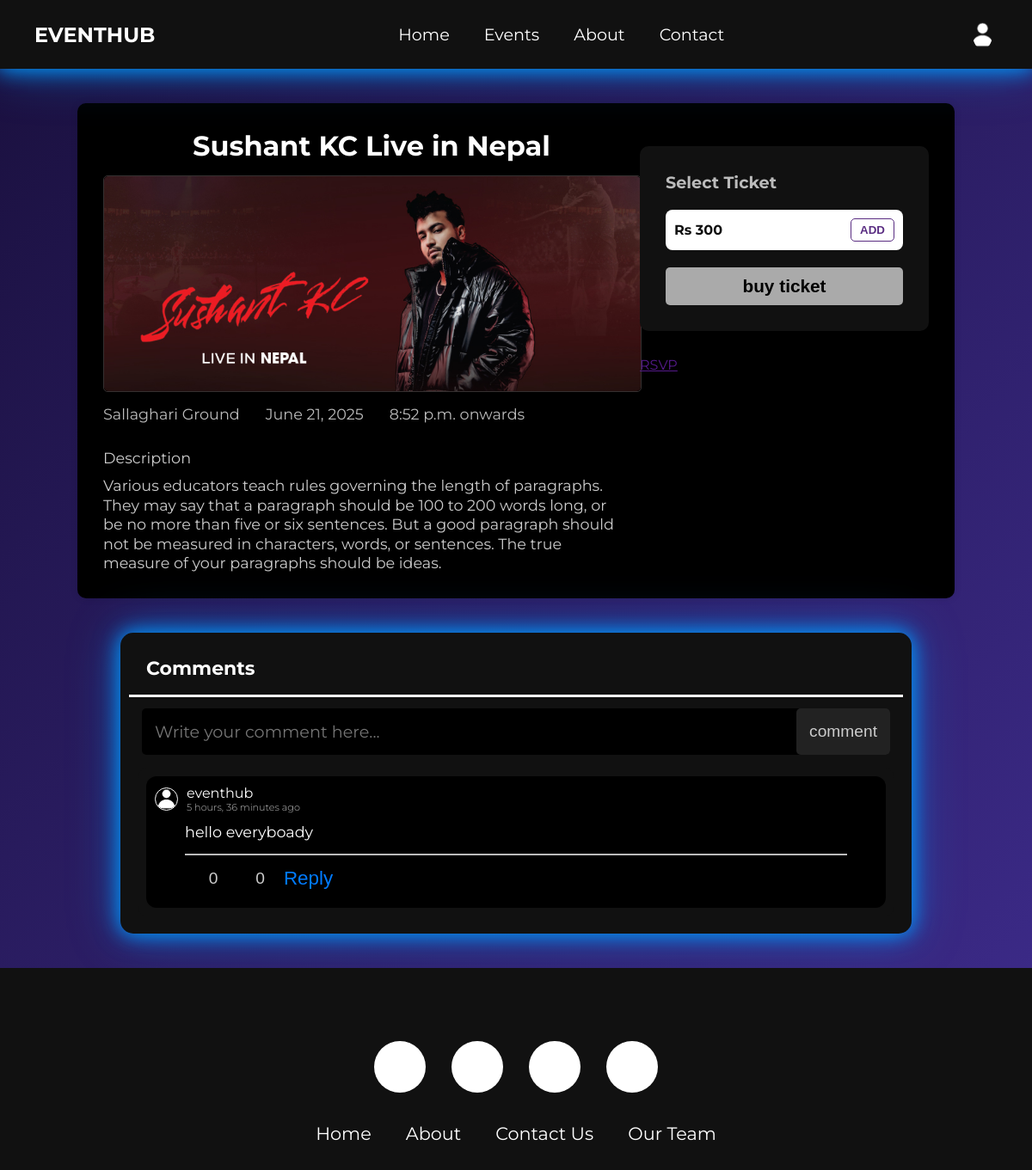
The app's page /events/detail/6/ (signed in) with its own data.
### eventhub_user/models.py (models this page shows, shortened)
class CustomUser(AbstractBaseUser, PermissionsMixin):
    ROLE_CHOICES = [
        ('organizer', 'Organizer'),
        ('attendee', 'Attendee'),
        ('admin','Admin')
    ]
    id = models.AutoField(primary_key=True)
    name = models.CharField(max_length=255)
    email = models.EmailField(unique=True)
    joined_at = models.DateField(auto_now_add=True)
    role = models.CharField(max_length=10, choices=ROLE_CHOICES, default='attendee')
    is_active = models.BooleanField(default=True)
    is_staff = models.BooleanField(default=False)
    profile_picture = models.ImageField(
        upload_to='user_images/',
        default='user_images/default.png',
        null=True,
        blank=True
    )
    groups = models.ManyToManyField(Group, related_name="customuser_set", blank=True)
    user_permissions = models.ManyToManyField(Permission, related_name="customuser_permissions_set", blank=True)
    objects = CustomUserManager()
    USERNAME_FIELD = 'email'
    REQUIRED_FIELDS = ['name']

### eventmodule/models.py (models this page shows, shortened)
class Event(models.Model):
    event_id = models.AutoField(primary_key=True)
    title = models.CharField(max_length=200)
    description = models.TextField()
    event_date = models.DateField()
    event_time = models.TimeField()
    organizer = models.ForeignKey(CustomUser, on_delete=models.CASCADE, related_name='organized_events')
    location = models.CharField(max_length=200)
    created_at = models.DateTimeField(auto_now_add=True)
    is_active = models.BooleanField(default=True)
    has_ticket = models.BooleanField(default=False)
    is_billboard = models.BooleanField(default=False)
    ticket_price = models.DecimalField(max_digits=10, decimal_places=0, null=True, blank=True)
    event_image = models.ImageField(upload_to='event_images/', null=True, blank=True)

class Comment(models.Model):
    comment_id = models.AutoField(primary_key=True)
    event = models.ForeignKey(Event, on_delete=models.CASCADE, related_name='comments')
    user = models.ForeignKey(CustomUser, on_delete=models.CASCADE, related_name='user_comments')
    content = models.TextField()
    likes = models.ManyToManyField(CustomUser, related_name="liked_comments", blank=True)
    dislikes = models.ManyToManyField(CustomUser, related_name="disliked_comments", blank=True)
    commented_at = models.DateTimeField(auto_now_add=True)

### events/views.py (the view)
# urls.py: path('events/detail/<int:event_id>/', views.event_detail, name='event_detail'),
@login_required
def event_detail(request, event_id):
    user = request.user
    event = get_object_or_404(Event, event_id=event_id)
    comments = Comment.objects.filter(event=event).select_related('user').order_by('-commented_at')
    comment_actions = {
        comment.comment_id: {
            'user_liked': comment.likes.filter(id=user.id).exists(),
            'user_disliked': comment.dislikes.filter(id=user.id).exists()
        } for comment in comments
    }
    replies = Reply.objects.filter(comment__in=comments).select_related('user').order_by('replied_at')
    reply_actions = {
        reply.reply_id: {
            'user_liked': reply.likes.filter(id=user.id).exists(),
            'user_disliked': reply.dislikes.filter(id=user.id).exists()
        } for reply in replies
    }
    grouped_replies = {}
    for reply in replies:
        if reply.comment.comment_id not in grouped_replies:
            grouped_replies[reply.comment.comment_id] = []
        grouped_replies[reply.comment.comment_id].append(reply)
    context = {
        'user_info': user,
        'event': event,
        'comments': comments,
        'comment_actions': comment_actions,
        'reply_actions': reply_actions,
        'replies': grouped_replies,
        'show_downbar': False
    }
    return render(request, 'events/event_detail.html', context)

### events/templatetags/custom_filters.py (called while the page is built)
@register.filter
def get_item(dictionary, key):
    return dictionary.get(key)

### events/templates/events/event_detail.html (shortened to what this page needs)
{% extends 'base.html' %}
{% load static %}
{% load custom_filters %}
{% block extra_css %}
<link rel="stylesheet" href="{% static 'CSS/Features/comment.css' %}" />
<link rel="stylesheet" href="{% static 'CSS/Pages/event_detail.css' %}" />
{% endblock %}
{% block content %}
<div class="event-detail-container">
    <div class="event">
        <div class="event-details">
            <div class="event-title">{{ event.title }}</div>
            <div class="event-img">
                <img src="{{ event.event_image.url }}" alt="Event Image">
            </div>
            <div class="event-detail">
                <div class="event-location">{{ event.location }}</div>
                <div class="event-date">{{ event.event_date }}</div>
                <div class="event-time">{{ event.event_time }} onwards</div>
            </div>
            <div class="event-description">
                <p class="description-title">Description</p>
                <p class="desccription">
                    {{ event.description }}
                </p>
            </div>
        </div>
        <div class="ticket-rsvp">
            {% if event.has_ticket %}
            <div class="ticket-container">
                <div>
                    <h3>Select Ticket</h3>
                </div>
                <div class="ticket">
                    <p class="ticket-price">Rs {{event.ticket_price}}</p>
                    <button class="add-btn">ADD</button>
                </div>
                <div class="inspect-div">
                    <button class="inspect">
                        buy ticket
                    </button>
                </div>
            </div>
            {% endif %}
            <div class="rsvp-container">
                <a href="" id="rsvp-container-open">RSVP</a>
            </div>
        </div>
    </div>
</div>
<div class="comment-container">
    <div class="comment-title">
        <h2>Comments</h2>
        <hr>
    </div>
    <div class="comment-box">
        <form id="form-comment">
            <textarea id="comment-content" placeholder="Write your comment here..." rows="1"></textarea>
            <button type="submit">Comment</button>
        </form>
    </div>
    <div class="comment-list">
        {% for comment in comments %}
        <div class="comment-portion">
            <div class="comment-part">
                <div class="organizer-profile">
                    <div class="profile-image-wrapper">
                        {% if comment.user.profile_picture %}
                        <img src="{{ comment.user.profile_picture.url }}" alt="{{ comment.user.name }}"
                            class="profile-img">
                        {% endif %}
                    </div>
                    <div class="organizer-info">
                        <p class="organizer-name">{{ comment.user.name }}</p>
                        <p class="event-created-time">{{ comment.commented_at|timesince }} ago</p>
                    </div>
                </div>
                <div class="comments">
                    <p class="comment">{{ comment.content }}</p>
                    <hr style="background: #bbb; height: 2px; margin: 3px 0 3px 0;">
                    <div class="comment-actions">
                        {% with action=comment_actions|get_item:comment.comment_id %}
                        <button class="like-btn {% if action.user_liked %} liked {% endif %}"
                            data-comment-id="{{ comment.comment_id }}">
                            <i class="fa-regular fa-thumbs-up regular-icon"></i>
                            <span class="like-count">{{ comment.likes.count }}</span>
                        </button>
                        <button class="dislike-btn {% if action.user_disliked %} disliked {% endif %}"
                            data-comment-id="{{ comment.comment_id }}">
                            <i class="fa-regular fa-thumbs-down regular-icon"></i>
                            <span class="dislike-count">{{ comment.dislikes.count }}</span>
                        </button>
                        {% endwith %}
                        <button class="reply-btn" data-comment-id="{{ comment.comment_id }}">Reply</button>
                    </div>
                </div>
            </div>
        </div>
        {% empty %}
        <p class="no-comment" id="no-comment">No comments yet. Be the first to comment!</p>
        {% endfor %}
    </div>
</div>
{% endblock %}

### events/templates/navbar.html (shortened to what this page needs)
<div>
  <nav class="navbar">
    <ul class="horizontal-bar">
      <li class="logo">EventHub</li>
      <li class="hideonMobile {% if request.path == '/' %}nav-active{% endif %}">
        <a href="{% url 'home' %}">
          Home
        </a>
      </li>
      <li class="hideonMobile {% if request.path == '/events/' %}nav-active{% endif %}">
        {% if user.is_authenticated %}
        <a href="{% url 'events' %}" id="event-btn">
          Events
        </a>
        {% else %}
        <a href="" id="event-login-btn" class="login-container-open">
          Events
        </a>
        {% endif %}
      </li>
      <li class="hideonMobile {% if request.path == '/about/' %}nav-active{% endif %}">
        <a href="{% url 'about' %}">
          About
        </a>
      </li>
      <li class="hideonMobile">
        <a href="" id="contact-btn">
          Contact
        </a>
      </li>
      <li class="nav-login">
        {% if user.is_authenticated %}
        <button id="user-profile" class="profile-btn">
          <img src="{{ user.profile_picture.url }}" alt="Profile Picture"
            onerror="this.src='/media/user_images/default.png'">
        </button>
        {% else %}
        <a href="" id="login-btn" class="login-container-open">Login</a>
        {% endif %}
      </li>
    </ul>
  </nav>
</div>

### events/static/CSS/Features/navbar.css (style rules this page uses)
body { margin: 0; font-family: 'Montserrat', sans-serif; background: linear-gradient(135deg, #1a103e, #3e2c8d); padding: 0; box-sizing: border-box; overflow-y: scroll; }
.navbar { position: fixed; top: 0; left: 0; width: 100%; background-color: var(--navigationbar); padding: 20px 0px; z-index: 1000; box-shadow: 0 0 20px rgba(0, 153, 255, 0.8), 0 0 30px rgba(0, 153, 255, 0.6), 0 0 60px rgba(0, 153, 255, 0.4); }
.horizontal-bar { list-style-type: none; margin: 0; padding: 0; display: flex; align-items: center; gap: 40px; height: 40px; }
.horizontal-bar li { font-size: 1.2rem; position: relative; }
.horizontal-bar .logo { margin-right: auto; color: var(--fontcolor); font-size: 1.5rem; font-weight: bold; text-transform: uppercase; }
.horizontal-bar a { text-decoration: none; color: var(--fontcolor); transition: 0.5s ease; position: relative; align-items: center; }
.horizontal-bar a::after, .nav-active::after { content: ''; display: block; width: 0; height: 2px; background: var(--mainfonthover); position: absolute; bottom: -5px; left: 0; }
.horizontal-bar .nav-login { margin-right: 40px; margin-left: auto; }
.profile-btn { background-color: transparent; border: none; height: 35px; width: 35px; border-radius: 50%; display: flex; justify-content: center; align-items: center; }
.profile-btn img { height: 100%; width: 100%; border-radius: 50%; object-fit: cover; }

### events/static/CSS/Features/downbar.css (style rules this page uses)
hr { border: none; height: 3px; background-color: rgba(0, 0, 0, 0.2); }

### events/static/CSS/Features/scroll.css (style rules this page uses)
textarea { resize: none; }

### events/static/CSS/Features/color.css (style rules this page uses)
:root { --navigationbar: #111; --fontcolor:#fff; --mainfonthover: #ffcc00; }

### events/static/CSS/Features/form.css (style rules this page uses)
form { display: flex; flex-direction: column; align-items: stretch; }
input[type="email"], input[type="password"], input[type="text"], input[type="number"], input[type="date"], input[type="time"], textarea { font-family: 'Montserrat', sans-serif; width:100%; padding: 10px; border-radius: 5px; border: none; background-color: #1a1a1a; font-size: 1.1rem; outline: 2px solid transparent; outline-offset: 2px; color: white; }
.inspect-div { text-align: center; }
.inspect { width: 100%; padding: 10px; background-color: #aaa; color: #000; border: none; border-radius: 5px; cursor: pointer; font-size: 1.3rem; font-weight: bold; transition: 0.3s ease-in-out; }
textarea { resize: none; }

### events/static/CSS/Pages/event_detail.css (style rules this page uses)
.event-detail-container { display: flex; align-items: center; justify-content: center; margin: 120px auto 20px auto; width: 80%; background: #000; padding: 30px; border-radius: 10px; box-shadow: 0 0 10px rgba(0, 0, 0, 0.1); color: white; }
.event { width: 100%; height: 100%; display: flex; }
.event-details { width: 65%; display: flex; flex-direction: column; gap: 10px; }
.event-title { font-size: 2rem; color: white; font-weight: bold; text-align: center; }
.event-img { display: flex; justify-content: center; align-items: center; max-width: 700px; height: 250px; width: 100%; margin: 5px 0; border-radius: 5px; border: 1px solid rgb(53, 48, 48); overflow: hidden; }
.event-img img { width: 100%; height: 100%; object-fit: cover; border-radius: 5px; }
.event-detail { display: flex; justify-content: flex-start; gap: 30px; align-items: center; color: #bbb; }
.event-location { font-size: 1.1rem; }
.event-date { font-size: 1.1rem; }
.event-time { font-size: 1.1rem; }
.event-description { padding-right: 20px; margin-top: 20px; display: flex; flex-direction: column; gap: 10px; }
.event-description p { color: #ccc; font-size: 1.1rem; line-height: 1.4rem; margin: 0; padding: 0; }
.ticket-rsvp { width: 35%; display: flex; flex-direction: column; gap: 30px; margin-top: 20px; }
.ticket-container { background: #111; padding: 30px; border-radius: 10px; display: flex; flex-direction: column; gap: 20px; }
.ticket-container h3 { font-size: 1.2rem; margin: 0; color: #bbb; text-align: start; }
.ticket { padding: 10px; display: flex; align-items: center; background: white; border-radius: 8px; justify-content: space-between; }
.ticket-price { color: #111; font-weight: bold; margin-top: 5px; margin: 0; }
.add-btn { border: 1px solid #5a2d82; background: none; color: #5a2d82; padding: 5px 10px; border-radius: 5px; font-weight: bold; cursor: pointer; }
.inspect-div { text-align: center; }
.inspect { width: 100%; padding: 10px; background-color: #aaa; color: #000; border: none; border-radius: 5px; cursor: pointer; font-size: 1.3rem; font-weight: bold; transition: 0.3s ease-in-out; }

### records on screen
CustomUser: profile_picture (placeholder picture)
Event: title "Sushant KC Live in Nepal", event_image (picture), location "Sallaghari Ground", event_date "June 21, 2025", event_time "8:52 p.m.", description "Various educators teach rules governing the length of paragraphs. They may say that a paragraph should be 100 to 200 words long, or be no more than five or six sentences. But a good paragraph should not be measured in characters, words, or sentences. The true measure of your paragraphs should be ideas.", ticket_price "300"
Comment: user.profile_picture (placeholder picture), user.name "eventhub", commented_at "5 hours, 36 minutes", content "hello everyboady", likes.count "0", dislikes.count "0"
